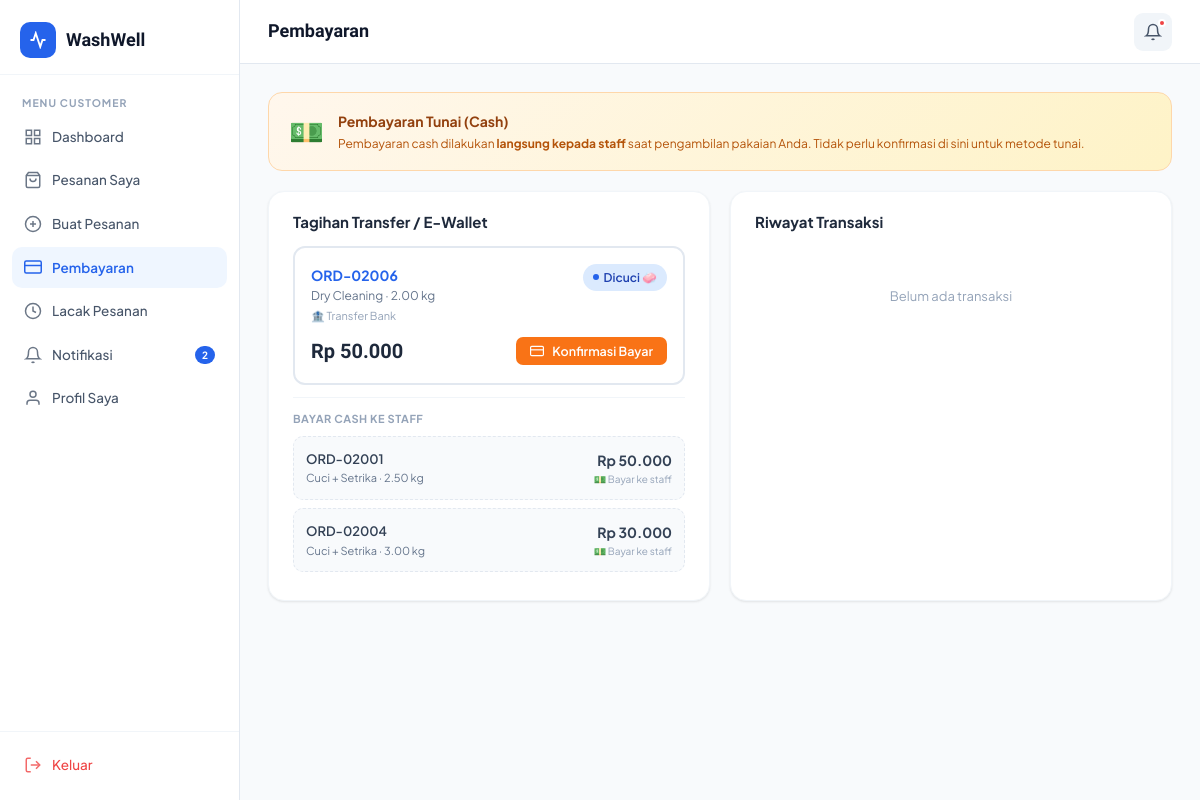
The app's page /customer/payments.php (signed in) with its own data.
### tables this page shows
CREATE TABLE IF NOT EXISTS users (
    id INT AUTO_INCREMENT PRIMARY KEY,
    name VARCHAR(100) NOT NULL,
    email VARCHAR(150) UNIQUE NOT NULL,
    password VARCHAR(255) NOT NULL,
    phone VARCHAR(20),
    address TEXT,
    role ENUM('customer','admin') DEFAULT 'customer',
    created_at TIMESTAMP DEFAULT CURRENT_TIMESTAMP,
    updated_at TIMESTAMP DEFAULT CURRENT_TIMESTAMP ON UPDATE CURRENT_TIMESTAMP
);

CREATE TABLE IF NOT EXISTS orders (
    id INT AUTO_INCREMENT PRIMARY KEY,
    order_code VARCHAR(20) UNIQUE NOT NULL,
    user_id INT NOT NULL,
    service_id INT NOT NULL,
    weight DECIMAL(5,2) DEFAULT 1.00,
    amount DECIMAL(10,2) NOT NULL,
    status ENUM('pending','washing','drying','ironing','ready_pickup','ready_deliver','done','cancelled') DEFAULT 'pending',
    pickup_date DATE,
    delivery_date DATE,
    notes TEXT,
    delivery_type ENUM('pickup','delivery') DEFAULT 'pickup',
    delivery_address TEXT,
    driver_name VARCHAR(100),
    driver_phone VARCHAR(20),
    delivery_status ENUM('pending','on_way','arrived') DEFAULT 'pending',
    payment_status ENUM('unpaid','paid') DEFAULT 'unpaid',
    payment_method ENUM('cash','transfer','e-wallet') DEFAULT 'cash',
    created_at TIMESTAMP DEFAULT CURRENT_TIMESTAMP,
    updated_at TIMESTAMP DEFAULT CURRENT_TIMESTAMP ON UPDATE CURRENT_TIMESTAMP,
    FOREIGN KEY (user_id) REFERENCES users(id) ON DELETE CASCADE,
    FOREIGN KEY (service_id) REFERENCES services(id)
);

CREATE TABLE IF NOT EXISTS services (
    id INT AUTO_INCREMENT PRIMARY KEY,
    name VARCHAR(100) NOT NULL,
    description TEXT,
    price_per_kg DECIMAL(10,2) NOT NULL,
    unit_type ENUM('kg','item') DEFAULT 'kg',
    requires_cloth_type TINYINT(1) DEFAULT 0,
    duration_hours INT DEFAULT 24,
    is_active TINYINT(1) DEFAULT 1,
    created_at TIMESTAMP DEFAULT CURRENT_TIMESTAMP
);

### includes/auth.php (called while the page is built, shortened)
<?php
require_once __DIR__ . '/config.php';
function getCurrentUser() {
    $db = getDB();
    $id = (int)$_SESSION['user_id'];
    $res = $db->query("SELECT * FROM users WHERE id=$id LIMIT 1");
    return $res ? $res->fetch_assoc() : null;
}
function getUnreadNotifs($userId) {
    $db = getDB();
    $uid = (int)$userId;
    $res = $db->query("SELECT COUNT(*) as cnt FROM notifications WHERE user_id=$uid AND is_read=0");
    return $res ? (int)$res->fetch_assoc()['cnt'] : 0;
}
?>

### includes/config.php (called while the page is built, shortened)
<?php
function formatRupiah($amount) {
    return 'Rp ' . number_format($amount, 0, ',', '.');
}
?>

### customer/payments.php (the view, shortened to what this page needs)
<?php
require_once '../includes/auth.php';
$db = getDB();
$user = getCurrentUser();
$uid = (int)$user['id'];
$transactions = $db->query("
    SELECT t.*, o.order_code, s.name as service_name
    FROM transactions t
    JOIN orders o ON t.order_id = o.id
    JOIN services s ON o.service_id = s.id
    WHERE o.user_id = $uid
      AND t.id = (
          SELECT MAX(t2.id) FROM transactions t2 WHERE t2.order_id = t.order_id
      )
    ORDER BY t.created_at DESC
    LIMIT 20
");
?>
<!DOCTYPE html>
<html lang="id">
<head>
<link rel="stylesheet" href="../assets/css/style.css">
</head>
<body>
<div class="app-layout">
    <?php require_once('../customer/sidebar.php'); ?>
    <div class="main-content">
        <header class="topbar">
            <div class="topbar-left">
                <div class="topbar-title">Pembayaran</div>
            </div>
            <div class="topbar-right">
                <a href="notifications.php" class="notif-btn" style="position:relative;display:flex;align-items:center;justify-content:center;width:38px;height:38px;border-radius:9px;background:var(--gray-100);">
                    <svg width="18" height="18" viewBox="0 0 24 24" fill="none" stroke="currentColor" stroke-width="2"><path d="M18 8A6 6 0 0 0 6 8c0 7-3 9-3 9h18s-3-2-3-9"/><path d="M13.73 21a2 2 0 0 1-3.46 0"/></svg>
                    <?php if ($notifCount > 0): ?><span style="position:absolute;top:6px;right:6px;width:8px;height:8px;border-radius:50%;background:#EF4444;border:2px solid white;"></span><?php endif; ?>
                </a>
            </div>
        </header>
        <main class="page-content">
            <div style="background:linear-gradient(135deg,#FFF7ED,#FEF3C7);border:1.5px solid #FED7AA;border-radius:14px;padding:16px 20px;margin-bottom:20px;display:flex;align-items:center;gap:14px;">
                <div style="font-size:28px;flex-shrink:0;">💵</div>
                <div>
                    <div style="font-weight:700;font-size:14px;color:#92400E;margin-bottom:2px;">Pembayaran Tunai (Cash)</div>
                    <div style="font-size:12px;color:#B45309;line-height:1.5;">Pembayaran cash dilakukan <strong>langsung kepada staff</strong> saat pengambilan pakaian Anda. Tidak perlu konfirmasi di sini untuk metode tunai.</div>
                </div>
            </div>
            <div style="display:grid;grid-template-columns:1fr 1fr;gap:20px;">
                <div class="card">
                    <div class="card-header">
                        <span class="card-title">Tagihan Transfer / E-Wallet</span>
                    </div>
                    <div class="card-body" style="padding-top:12px;">
                        <?php
                        $unpaidNonCash = $db->query("SELECT o.*,s.name as service_name FROM orders o JOIN services s ON o.service_id=s.id WHERE o.user_id=$uid AND o.payment_status='unpaid' AND o.payment_method IN ('transfer','e-wallet') AND o.status!='cancelled' ORDER BY o.created_at DESC");
                        ?>
                        <?php if ($unpaidNonCash->num_rows === 0): ?>
                        <div style="text-align:center;padding:40px 0;color:var(--gray-400);">
                            <svg width="40" height="40" viewBox="0 0 24 24" fill="none" stroke="currentColor" stroke-width="1.5" style="margin-bottom:10px;opacity:0.4;"><path d="M22 11.08V12a10 10 0 1 1-5.93-9.14"/><polyline points="22 4 12 14.01 9 11.01"/></svg>
                            <p style="font-size:13px;">Tidak ada tagihan transfer/e-wallet.</p>
                            <p style="font-size:11px;color:var(--gray-400);">Tagihan cash dibayar langsung ke staff.</p>
                        </div>
                        <?php else: ?>
                        <?php while($o = $unpaidNonCash->fetch_assoc()): ?>
                        <div style="border:2px solid var(--gray-200);border-radius:12px;padding:16px;margin-bottom:12px;">
                            <div style="display:flex;justify-content:space-between;align-items:start;margin-bottom:10px;">
                                <div>
                                    <div style="font-weight:700;color:var(--primary)"><?= htmlspecialchars($o['order_code']) ?></div>
                                    <div style="font-size:12px;color:var(--gray-500);"><?= htmlspecialchars($o['service_name']) ?> · <?= $o['weight'] ?> kg</div>
                                    <div style="font-size:11px;color:var(--gray-400);margin-top:2px;"><?= $o['payment_method']==='transfer'?'🏦 Transfer Bank':'📱 E-Wallet' ?></div>
                                </div>
                                <span class="badge badge-<?= $o['status'] ?>"><?= ['pending'=>'Menunggu','washing'=>'Dicuci 🧼','drying'=>'Kering 💨','ironing'=>'Setrika 🔥','ready_pickup'=>'Siap Diambil','ready_deliver'=>'Siap Diantar','done'=>'Selesai','cancelled'=>'Dibatalkan'][($o['status'])] ?? $o['status'] ?></span>
                            </div>
                            <div style="display:flex;justify-content:space-between;align-items:center;">
                                <div style="font-size:20px;font-weight:800;font-family:'Sora',sans-serif;color:var(--gray-800);"><?= formatRupiah($o['amount']) ?></div>
                                <button class="btn btn-orange btn-sm" onclick="openPayModal(<?= $o['id'] ?>,'<?= htmlspecialchars($o['order_code']) ?>','<?= htmlspecialchars($o['service_name']) ?>',<?= $o['amount'] ?>,'<?= $o['payment_method'] ?>')">
                                    <svg width="14" height="14" viewBox="0 0 24 24" fill="none" stroke="currentColor" stroke-width="2"><rect x="1" y="4" width="22" height="16" rx="2"/><line x1="1" y1="10" x2="23" y2="10"/></svg>
                                    Konfirmasi Bayar
                                </button>
                            </div>
                        </div>
                        <?php endwhile; ?>
                        <?php endif; ?>
                        <?php
                        $unpaidCash = $db->query("SELECT o.*,s.name as service_name FROM orders o JOIN services s ON o.service_id=s.id WHERE o.user_id=$uid AND o.payment_status='unpaid' AND o.payment_method='cash' AND o.status!='cancelled' ORDER BY o.created_at DESC");
                        if ($unpaidCash->num_rows > 0): ?>
                        <div style="border-top:1px solid var(--gray-100);margin-top:12px;padding-top:12px;">
                            <div style="font-size:11px;font-weight:700;color:var(--gray-400);text-transform:uppercase;letter-spacing:0.5px;margin-bottom:8px;">Bayar Cash ke Staff</div>
                            <?php while($o = $unpaidCash->fetch_assoc()): ?>
                            <div style="border:1.5px dashed var(--gray-200);border-radius:10px;padding:12px;margin-bottom:8px;background:var(--gray-50);">
                                <div style="display:flex;justify-content:space-between;align-items:center;">
                                    <div>
                                        <div style="font-weight:600;font-size:13px;color:var(--gray-700)"><?= htmlspecialchars($o['order_code']) ?></div>
                                        <div style="font-size:11px;color:var(--gray-500);"><?= htmlspecialchars($o['service_name']) ?> · <?= $o['weight'] ?> kg</div>
                                    </div>
                                    <div style="text-align:right;">
                                        <div style="font-weight:700;font-size:14px;color:var(--gray-700)"><?= formatRupiah($o['amount']) ?></div>
                                        <div style="font-size:10px;color:var(--gray-400);">💵 Bayar ke staff</div>
                                    </div>
                                </div>
                            </div>
                            <?php endwhile; ?>
                        </div>
                        <?php endif; ?>
                    </div>
                </div>
                <div class="card">
                    <div class="card-header"><span class="card-title">Riwayat Transaksi</span></div>
                    <div class="card-body" style="padding-top:12px;">
                        <?php if ($transactions->num_rows === 0): ?>
                        <div style="text-align:center;padding:40px 0;color:var(--gray-400);font-size:13px;">Belum ada transaksi</div>
                        <?php endif; ?>
                    </div>
                </div>
            </div>
        </main>
    </div>
</div>
</body>
</html>

### customer/sidebar.php (shortened to what this page needs)
<?php
$currentUser = getCurrentUser();
$notifCount = getUnreadNotifs($currentUser['id']);
$currentPage = basename($_SERVER['PHP_SELF'], '.php');
$navItems = [
    ['page'=>'dashboard','icon'=>'<svg width="18" height="18" viewBox="0 0 24 24" fill="none" stroke="currentColor" stroke-width="2"><rect x="3" y="3" width="7" height="7"/><rect x="14" y="3" width="7" height="7"/><rect x="3" y="14" width="7" height="7"/><rect x="14" y="14" width="7" height="7"/></svg>','label'=>'Dashboard','url'=>'dashboard.php'],
    ['page'=>'orders','icon'=>'<svg width="18" height="18" viewBox="0 0 24 24" fill="none" stroke="currentColor" stroke-width="2"><path d="M6 2L3 6v14a2 2 0 0 0 2 2h14a2 2 0 0 0 2-2V6l-3-4z"/><line x1="3" y1="6" x2="21" y2="6"/><path d="M16 10a4 4 0 0 1-8 0"/></svg>','label'=>'Pesanan Saya','url'=>'orders.php'],
    ['page'=>'new_order','icon'=>'<svg width="18" height="18" viewBox="0 0 24 24" fill="none" stroke="currentColor" stroke-width="2"><circle cx="12" cy="12" r="10"/><line x1="12" y1="8" x2="12" y2="16"/><line x1="8" y1="12" x2="16" y2="12"/></svg>','label'=>'Buat Pesanan','url'=>'new_order.php'],
    ['page'=>'payments','icon'=>'<svg width="18" height="18" viewBox="0 0 24 24" fill="none" stroke="currentColor" stroke-width="2"><rect x="1" y="4" width="22" height="16" rx="2" ry="2"/><line x1="1" y1="10" x2="23" y2="10"/></svg>','label'=>'Pembayaran','url'=>'payments.php'],
    ['page'=>'tracking','icon'=>'<svg width="18" height="18" viewBox="0 0 24 24" fill="none" stroke="currentColor" stroke-width="2"><circle cx="12" cy="12" r="10"/><polyline points="12 6 12 12 16 14"/></svg>','label'=>'Lacak Pesanan','url'=>'tracking.php'],
    ['page'=>'notifications','icon'=>'<svg width="18" height="18" viewBox="0 0 24 24" fill="none" stroke="currentColor" stroke-width="2"><path d="M18 8A6 6 0 0 0 6 8c0 7-3 9-3 9h18s-3-2-3-9"/><path d="M13.73 21a2 2 0 0 1-3.46 0"/></svg>','label'=>'Notifikasi','url'=>'notifications.php'],
    ['page'=>'profile','icon'=>'<svg width="18" height="18" viewBox="0 0 24 24" fill="none" stroke="currentColor" stroke-width="2"><path d="M20 21v-2a4 4 0 0 0-4-4H8a4 4 0 0 0-4 4v2"/><circle cx="12" cy="7" r="4"/></svg>','label'=>'Profil Saya','url'=>'profile.php'],
];
?>
<aside class="sidebar" id="sidebar">
    <div class="sidebar-logo">
        <div class="logo-icon">
            <svg width="18" height="18" viewBox="0 0 24 24" fill="none" stroke="white" stroke-width="2.5"><path d="M22 12h-4l-3 9L9 3l-3 9H2"/></svg>
        </div>
        <span>WashWell</span>
    </div>
    <nav class="sidebar-nav">
        <div class="nav-label">Menu Customer</div>
        <?php foreach ($navItems as $item): ?>
        <a href="<?= $item['url'] ?>" class="nav-item <?= $currentPage === $item['page'] ? 'active' : '' ?>">
            <?= $item['icon'] ?>
            <?= $item['label'] ?>
            <?php if ($item['page']==='notifications' && $notifCount > 0): ?>
            <span class="nav-badge"><?= $notifCount ?></span>
            <?php endif; ?>
        </a>
        <?php endforeach; ?>
    </nav>
    <div class="sidebar-footer">
        <a href="logout.php" class="nav-item" style="color:#EF4444;" onclick="return confirm('Yakin ingin keluar?')">
            <svg width="18" height="18" viewBox="0 0 24 24" fill="none" stroke="currentColor" stroke-width="2"><path d="M9 21H5a2 2 0 0 1-2-2V5a2 2 0 0 1 2-2h4"/><polyline points="16 17 21 12 16 7"/><line x1="21" y1="12" x2="9" y2="12"/></svg>
            Keluar
        </a>
    </div>
</aside>

### records on screen
users: id "2"
orders: order_code "ORD-02006", service.name "Dry Cleaning", weight "2.00", payment_method "🏦 Transfer Bank", status "Dicuci 🧼", amount "Rp 50.000"
orders: order_code "ORD-02001", service.name "Cuci + Setrika", weight "2.50", amount "Rp 50.000"
orders: order_code "ORD-02004", service.name "Cuci + Setrika", weight "3.00", amount "Rp 30.000"

### other values on screen
$item['label'] "Dashboard"
$item['label'] "Pesanan Saya"
$item['label'] "Buat Pesanan"
$item['label'] "Pembayaran"
$item['label'] "Lacak Pesanan"
$item['label'] "Notifikasi"
$item['label'] "Profil Saya"
